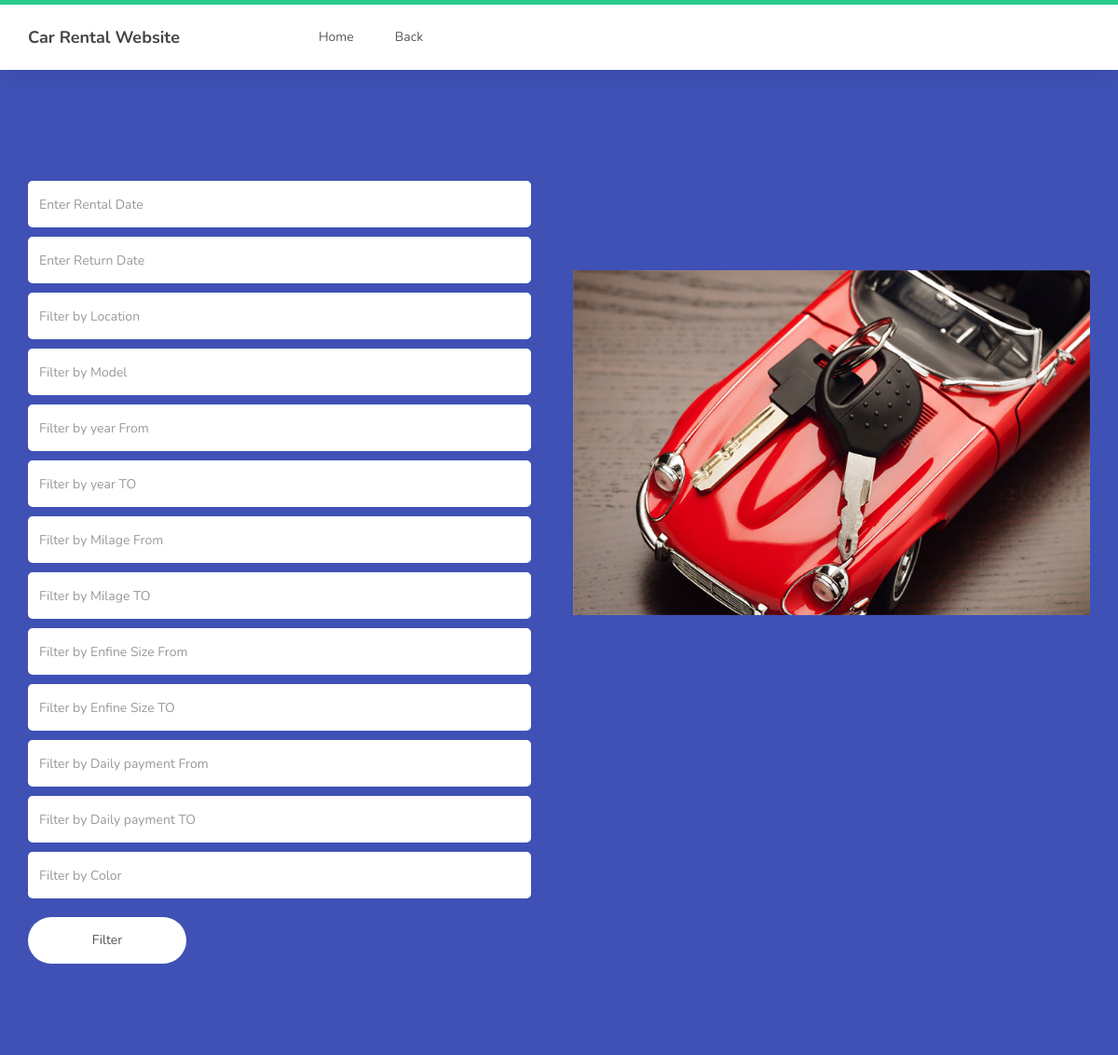
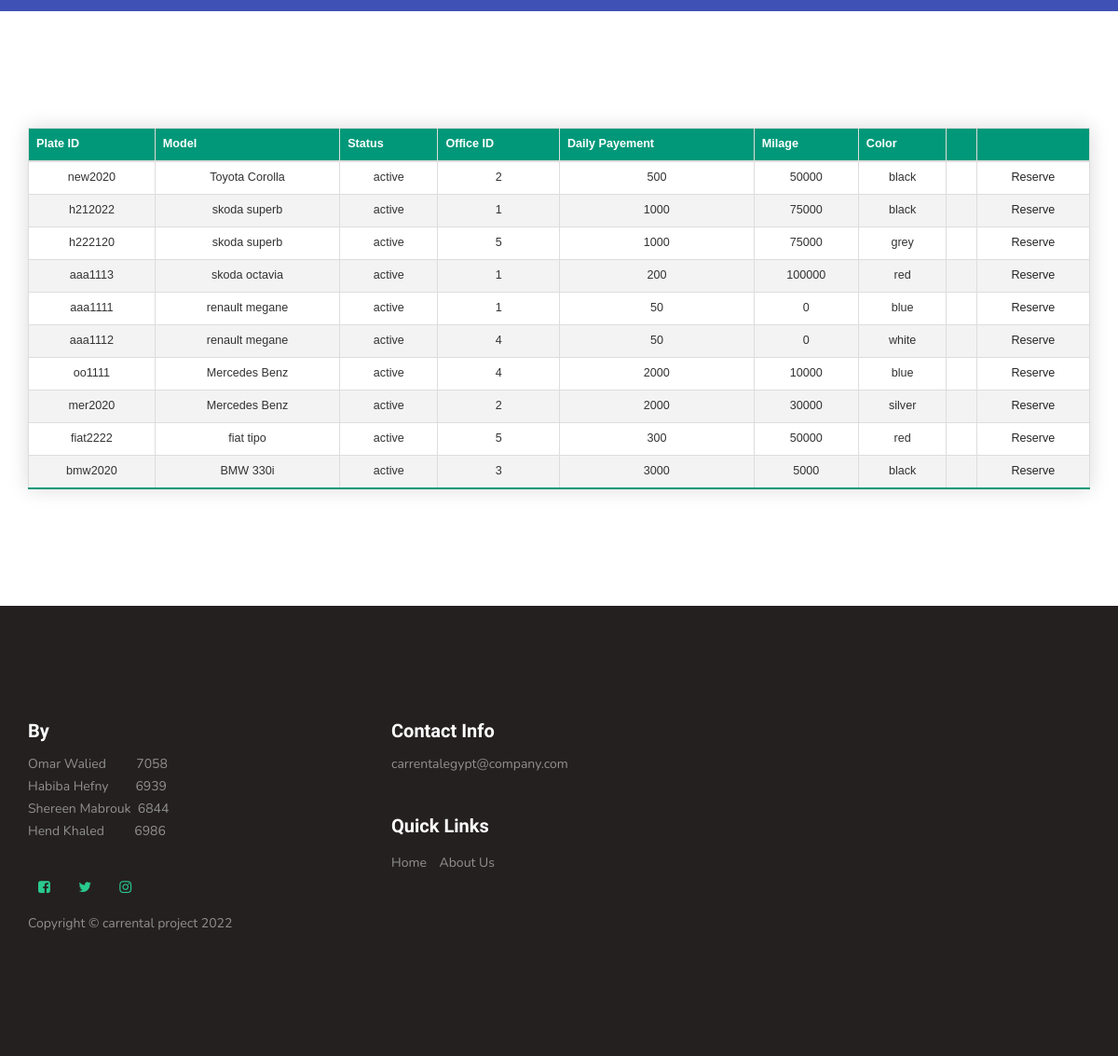
Screenshot of /customerreserve2.php (signed in) with the database file from the repository (2 pictures, top to bottom).
### tables this page shows
CREATE TABLE `car` (
  `plateid` varchar(200) NOT NULL,
  `model` varchar(200) NOT NULL,
  `status` enum('active','out_of_service','rented') DEFAULT NULL,
  `officeid` int(11) NOT NULL,
  `dailypayment` int(11) NOT NULL,
  `milage` int(11) DEFAULT NULL,
  `color` varchar(100) NOT NULL,
  PRIMARY KEY(`plateid`)
);

### developers2.php (called while the page is built, shortened)
<?php
include("connection.php");
$db = $con;
$tableName = "car";
$columns = ['plateid', 'model', 'status', 'officeid', 'dailypayment', 'milage', 'color'];
$fetchData = fetch_data($db, $tableName, $columns);
function fetch_data($db, $tableName, $columns)
{
   if (empty($db)) {
      $msg = "Database connection error";
   } elseif (empty($columns) || !is_array($columns)) {
      $msg = "columns Name must be defined in an indexed array";
   } elseif (empty($tableName)) {
      $msg = "Table Name is empty";
   } else {
      $columnName = implode(", ", $columns);
      $query = "SELECT " . $columnName . " FROM $tableName" . " ORDER BY model DESC";
      $result = $db->query($query);
      if ($result == true) {
         if ($result->num_rows > 0) {
            $row = mysqli_fetch_all($result, MYSQLI_ASSOC);
            $msg = $row;
         } else {
            $msg = "No Data Found";
         }
      } else {
         $msg = mysqli_error($db);
      }
   }
   return $msg;
}

### customerreserve2.php (the view, shortened to what this page needs)
<?php
include("connection.php");
?>
<!DOCTYPE html>
<html lang="en">
<head>
     <link rel="stylesheet" href="css/bootstrap.min.css">
     <link rel="stylesheet" href="css/font-awesome.min.css">
     <link rel="stylesheet" href="css/owl.carousel.css">
     <link rel="stylesheet" href="css/owl.theme.default.min.css">
     <link href="stylee.css?v=<?php echo time(); ?>" rel="stylesheet" type="text/css" />
     <link rel="stylesheet" href="css/style.css">
</head>
<body id="top" data-spy="scroll" data-target=".navbar-collapse" data-offset="50">
     <section class="navbar custom-navbar navbar-fixed-top" role="navigation">
          <div class="container">
               <div class="navbar-header">
                    <a href="#" class="navbar-brand">Car Rental Website</a>
               </div>
               <div class="collapse navbar-collapse">
                    <ul class="nav navbar-nav navbar-nav-first">
                         <li><a href="index.html">Home</a></li>
                         <li><a href="indexcustomer.php">Back</a></li>
                    </ul>
               </div>
          </div>
     </section>
     <section id="contact">
          <div class="container">
               <div class="row">
                    <div class="col-md-6 col-sm-12">
                         <form method="POST" id="contact-form">
                              <div class="col-md-12 col-sm-12">
                                   <input type="text" onfocus="(this.type = 'date')" id="firstd" name="firstd" placeholder="Enter Rental Date" class="form-control">
                                   <input type="text" onfocus="(this.type = 'date')" id="secondd" name="secondd" placeholder="Enter Return Date" class="form-control">
                                   <input type="text" id="locs" name="locs" class="form-control" placeholder="Filter by Location">
                                   <input type="text" id="models" name="models" class="form-control" placeholder="Filter by Model">
                                   <input type="number" id="years" name="years" class="form-control" placeholder="Filter by year From">
                                   <input type="number" id="years2" name="years2" class="form-control" placeholder="Filter by year TO">
                                   <input type="number" id="miles" name="miles" class="form-control" placeholder="Filter by Milage From">
                                   <input type="number" id="miles2" name="miles2" class="form-control" placeholder="Filter by Milage TO">
                                   <input type="number" id="ccs" name="ccs" class="form-control" placeholder="Filter by Enfine Size From">
                                   <input type="number" id="ccs2" name="ccs2" class="form-control" placeholder="Filter by Enfine Size TO">
                                   <input type="number" id="pay1" name="pay1" class="form-control" placeholder="Filter by Daily payment From">
                                   <input type="number" id="pay2" name="pay2" class="form-control" placeholder="Filter by Daily payment TO">
                                   <input type="text" id="colors" name="colors" class="form-control" placeholder="Filter by Color">
                              </div>
                              <div class="col-md-4 col-sm-12">
                                   <input type="submit" name="button1" value="Filter" class="form-control" onclick="myFunction()">
                              </div>
                         </form>
                         <?php
                         include("developers2.php");
                         ?>
                    </div>
                    <div class="col-md-6 col-sm-12">
                         <div class="contact-image">
                              <br><br><br><br><br><br>
                              <img src="images\blog-1-720x480.jpg" class="img-responsive" alt="">
                         </div>
                    </div>
               </div>
          </div>
     </section>
     <section>
          <div class="container">
               <div class="text-center">
                    <table class="table table-bordered styled-table">
                         <thead>
                              <tr>
                                   <th>Plate ID</th>
                                   <th>Model</th>
                                   <th>Status</th>
                                   <th>Office ID</th>
                                   <th>Daily Payement</th>
                                   <th>Milage</th>
                                   <th>Color</th>
                                   <th> </th>
                                   <th> </th>
                         </thead>
                         <tbody>
                              <?php
                              if (is_array($fetchData)) {
                                   $i = 0;
                                   foreach ($fetchData as $data) {
                              ?>
                                        <tr>
                                             <td><?php echo $data['plateid'] ?? ''; ?></td>
                                             <td><?php echo $data['model'] ?? ''; ?></td>
                                             <td><?php echo $data['status'] ?? ''; ?></td>
                                             <td><?php echo $data['officeid'] ?? ''; ?></td>
                                             <td><?php echo $data['dailypayment'] ?? ''; ?></td>
                                             <td><?php echo $data['milage'] ?? ''; ?></td>
                                             <td><?php echo $data['color'] ?? ''; ?></td>
                                             <td><?php echo $stat[$i] ?? ''; ?></td>
                                             <td><a href="reservecar.php?plateid=<?php echo $data['plateid'] ?>">Reserve</a> </td>
                                        </tr>
                                   <?php
                                        $i = $i + 1;
                                   }
                              }
                                   ?>
                         </tbody>
                    </table>
               </div>
          </div>
     </section>
  <footer id="footer">
     <div class="container">
          <div class="row">
               <div class="col-md-4 col-sm-6">
                    <div class="footer-info">
                         <div class="section-title">
                              <h2>By</h2>
                         </div>
                         <address>
                              <p>Omar Walied &nbsp;&nbsp;&nbsp;&nbsp;&nbsp;&nbsp;&nbsp;    7058 </p>
                              <p>Habiba Hefny &nbsp;&nbsp;&nbsp;&nbsp;&nbsp;&nbsp;   6939 </p>
                              <p>Shereen Mabrouk &nbsp;6844 </p>
                              <p>Hend Khaled  &nbsp;&nbsp;&nbsp;&nbsp;&nbsp;&nbsp;&nbsp;   6986</p>
                         </address>
                         <ul class="social-icon">
                              <li><a href="#" class="fa fa-facebook-square" attr="facebook icon"></a></li>
                              <li><a href="#" class="fa fa-twitter"></a></li>
                              <li><a href="#" class="fa fa-instagram"></a></li>
                         </ul>
                         <div class="copyright-text">
                              <p>Copyright &copy; carrental project 2022 </p>
                         </div>
                    </div>
               </div>
               <div class="col-md-4 col-sm-6">
                    <div class="footer-info">
                         <div class="section-title">
                              <h2>Contact Info</h2>
                         </div>
                         <address>
                              <p><a href="mailto:contact@company.com">carrentalegypt@company.com</a></p>
                         </address>
                         <div class="footer_menu">
                              <h2>Quick Links</h2>
                              <ul>
                                   <li><a href="index.html">Home</a></li>
                                   <li><a href="about-us.html">About Us</a></li>
                              </ul>
                         </div>
                    </div>
               </div>
               <div class="col-md-4 col-sm-12">
                    </div>
               </div>
          </div>
</footer>
</body>
</html>

### stylee.css (style rules this page uses)
.styled-table { border-collapse: collapse; margin: 25px 0; font-size: 0.9em; font-family: sans-serif; min-width: 400px; box-shadow: 0 0 20px rgba(0, 0, 0, 0.15); }
.styled-table thead tr { background-color: #009879; color: #ffffff; text-align: left; }
.styled-table th, .styled-table td { padding: 12px 15px; }
.styled-table tbody tr { border-bottom: 1px solid #dddddd; }
.styled-table tbody tr:nth-of-type(even) { background-color: #f3f3f3; }
.styled-table tbody tr:last-of-type { border-bottom: 2px solid #009879; }

### css/style.css (style rules this page uses)
body { background: #ffffff; font-family: 'Nunito', sans-serif; overflow-x: hidden; padding-top: 70px; }
h1,h2,h3,h4,h5,h6 { font-family: 'Muli', sans-serif; font-weight: bold; line-height: inherit; }
h2 { color: #353535; font-size: 2em; padding-bottom: 10px; }
p { color: #757575; font-size: 14px; font-weight: normal; line-height: 24px; }
html { -webkit-font-smoothing: antialiased; }
a { color: #252525; -webkit-transition: 0.5s; transition: 0.5s; text-decoration: none !important; }
a, input, button, .form-control { -webkit-transition: 0.5s; transition: 0.5s; }
.section-title { padding-bottom: 40px; }
.section-title h2 { margin: 0; }
section { position: relative; padding: 100px 0; }
.custom-navbar { background: #ffffff; border-top: 5px solid #29ca8e; border-bottom: 0; -webkit-box-shadow: 0 1px 30px rgba(0, 0, 0, 0.1); -moz-box-shadow: 0 1px 30px rgba(0, 0, 0, 0.1); box-shadow: 0 1px 30px rgba(0, 0, 0, 0.1); padding: 12px 0; margin-bottom: 0; padding: 0; }
.custom-navbar .navbar-brand { color: #454545; font-size: 18px; font-weight: bold; line-height: 40px; }
.custom-navbar .navbar-nav.navbar-nav-first { margin-left: 8em; }
.custom-navbar .nav li a { line-height: 40px; color: #575757; padding-right: 22px; padding-left: 22px; }
#contact { background: #3f51b5; }
#contact-form { padding: 1em 0; }
#contact-form .col-md-12, #contact-form .col-md-4 { padding-left: 0; }
.form .form-control, #contact-form .form-control { border: 0; border-radius: 5px; box-shadow: none; margin: 10px 0; }
#contact-form input { height: 50px; }
#contact-form input[type='submit'] { border-radius: 50px; border: 1px solid transparent; }
footer { background: #252020; padding: 120px 0; }
footer .section-title { padding-bottom: 10px; }
footer h2 { font-size: 20px; }
footer a, footer p { color: #909090; }
footer address p { margin-bottom: 0; }
footer .social-icon { margin-top: 25px; }
.footer-info { margin-right: 2em; }
.footer-info h2 { color: #ffffff; padding: 0; }
.footer_menu h2 { margin-top: 2em; }
.footer_menu ul { margin: 0; padding: 0; }
.footer_menu li { display: inline-block; list-style: none; margin: 5px 10px 5px 0; }
.social-icon { position: relative; padding: 0; margin: 0; }
.social-icon li { display: inline-block; list-style: none; margin-bottom: 5px; }
.social-icon li a { border-radius: 100px; color: #29ca8e; font-size: 15px; width: 35px; height: 35px; line-height: 35px; text-decoration: none; text-align: center; transition: all 0.4s ease-in-out; position: relative; margin: 5px 5px 5px 0; }
section, .section-background .item, .section-background .courses-thumb, .section-background .team-thumb, main > section:nth-child(even) .item, main > section:nth-child(even) .courses-thumb, main > section:nth-child(even) .team-thumb, main > section { background: #fff; }
.styled-table tbody tr:last-of-type { border-bottom: 2px solid #009879; }

### rows the page displays
car: plateid "new2020", model "Toyota Corolla", status "active", officeid "2", dailypayment "500", milage "50000", color "black"
car: plateid "h212022", model "skoda superb", status "active", officeid "1", dailypayment "1000", milage "75000", color "black"
car: plateid "h222120", model "skoda superb", status "active", officeid "5", dailypayment "1000", milage "75000", color "grey"
car: plateid "aaa1113", model "skoda octavia", status "active", officeid "1", dailypayment "200", milage "100000", color "red"
car: plateid "aaa1111", model "renault megane", status "active", officeid "1", dailypayment "50", milage "0", color "blue"
car: plateid "aaa1112", model "renault megane", status "active", officeid "4", dailypayment "50", milage "0", color "white"
car: plateid "oo1111", model "Mercedes Benz", status "active", officeid "4", dailypayment "2000", milage "10000", color "blue"
car: plateid "mer2020", model "Mercedes Benz", status "active", officeid "2", dailypayment "2000", milage "30000", color "silver"
car: plateid "fiat2222", model "fiat tipo", status "active", officeid "5", dailypayment "300", milage "50000", color "red"
car: plateid "bmw2020", model "BMW 330i", status "active", officeid "3", dailypayment "3000", milage "5000", color "black"
